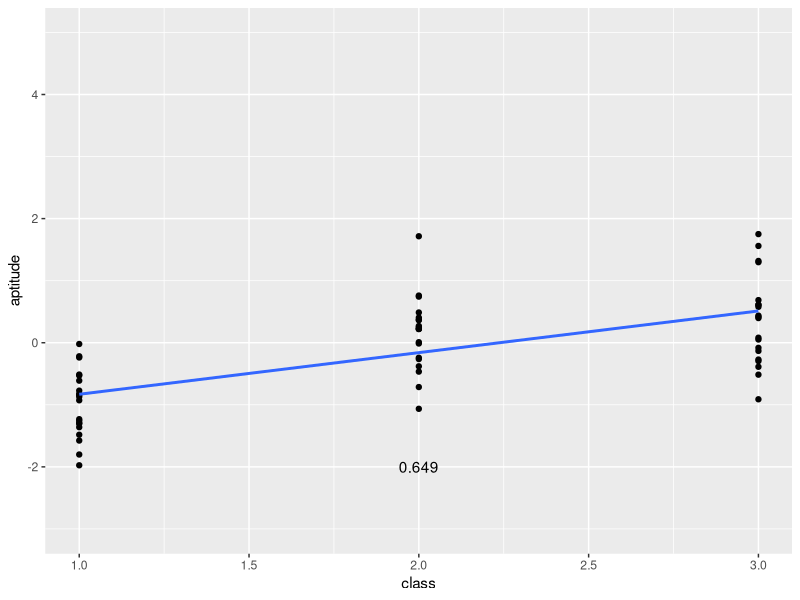
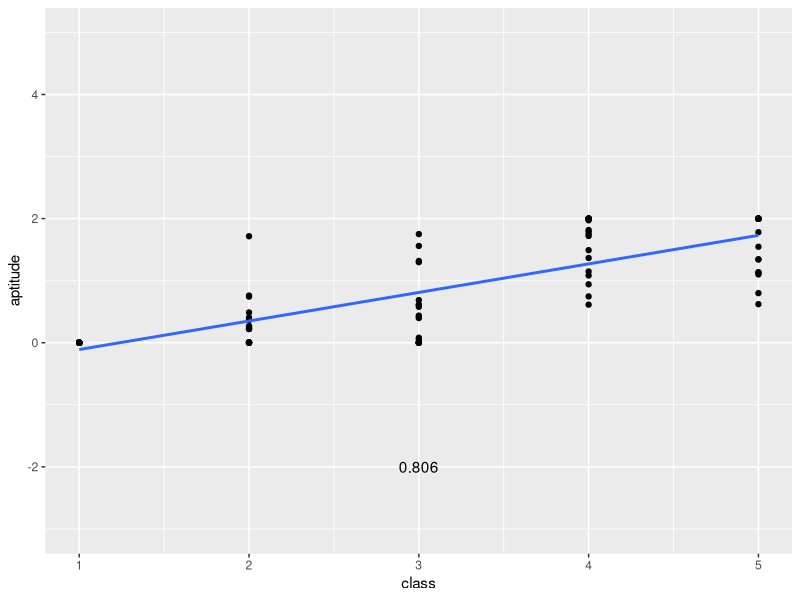
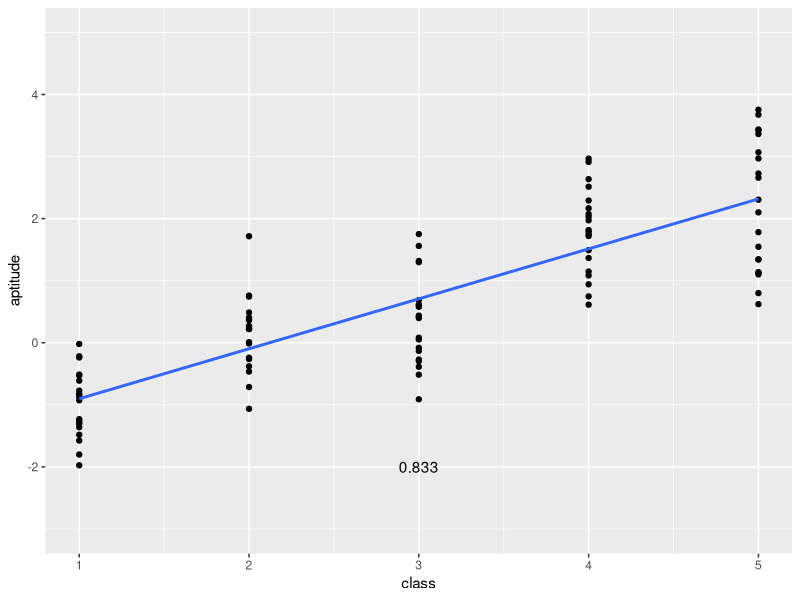

Write the R code that produced these figures, in order.
rm(list = ls())
n <- 100
rho <- .7
C <- matrix(rho, nrow = 2, ncol = 2)
diag(C) <- 1

x1 <- rep(seq(1,5),20)


C <- chol(C)

x2 <- rnorm(n, mean = -2)
X <- cbind(x1,x2)

# induce correlation (does not change X1)
df <- as.data.frame(X %*% C)
names(df) <- c("class", "aptitude")



require(ggplot2)
#require(lm.beta)

df.restricted <- df
df.restricted2 <- df[ which(df$class < 4),]

df.restricted["aptitude"][ which(df.restricted$aptitude < 0),] <- 0
df.restricted["aptitude"][ which(df.restricted$aptitude > 2),] <- 2

cor.text <- as.character(round(cor(df)[1,2],3))
cor.text2 <- as.character(round(cor(df.restricted)[1,2],3))
cor.text3 <- as.character(round(cor(df.restricted2)[1,2],3))




qplot(x = class, y = aptitude, data = df.restricted2) + geom_smooth(method="lm", se = F) +
  scale_y_continuous(limits = c(-3, +5)) + annotate("text", x = 2, y = -2, label = cor.text3) 

qplot(x = class, y = aptitude, data = df.restricted) + geom_smooth(method="lm", se = F) +
  scale_y_continuous(limits = c(-3, +5)) + annotate("text", x = 3, y = -2, label = cor.text2) 

qplot(x = class, y = aptitude, data = df) + geom_smooth(method="lm", se = F) +
  scale_y_continuous(limits = c(-3, +5)) + annotate("text", x = 3, y = -2, label = cor.text)
